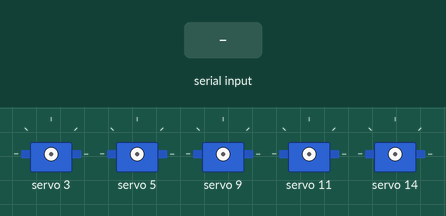
Simulated run of this sketch. Board: Arduino Uno, built with avr-gcc and run on an emulated ATmega328P. On the bench: 5 × servo. Inputs (shaded band) come from the test bench. What the sketch prints to the serial monitor is not drawn.

Above: at 2.7 s.
2.8 s: "scissors\n" received over Serial
4.3 s: "rock\n" received over Serial
At 5.5 s:
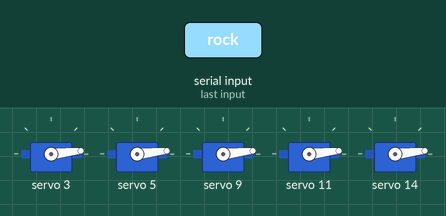
5.8 s: "paper\n" received over Serial
At 6.8 s:
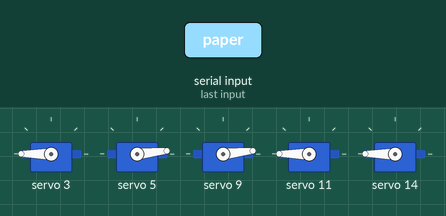
Timing chart, 0 to 8.3 s (numbered marks = the images above; inputs shaded):
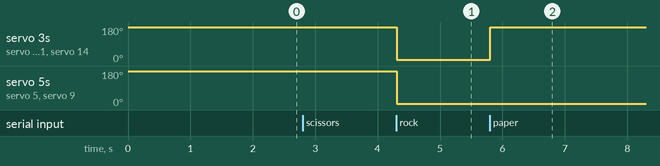

Measured:
- after the input at 4.3 s, servo 3, servo 5, servo 9, servo 11, servo 14: 180° → 6° at once
- after the input at 5.8 s, servo 3, servo 11, servo 14: 6° → 180° at once

The sketch:

arm.ino
```cpp
#include <Wire.h>
#include <Adafruit_PWMServoDriver.h>

// Define the PWM driver using the default address 0x40
Adafruit_PWMServoDriver pwm = Adafruit_PWMServoDriver(0x40);

// Define the frequency for the servos
#define SERVOMIN  150  // This is the 'minimum' pulse length count (out of 4096)
#define SERVOMAX  600  // This is the 'maximum' pulse length count (out of 4096)
#define FREQUENCY 60   // Analog servos run at ~50 Hz updates

// Define the servo channels for each finger
#define THUMB_CHANNEL     3
#define INDEX_CHANNEL     5
#define MIDDLE_CHANNEL    9
#define RING_CHANNEL      11
#define PINKY_CHANNEL     14


void setup() {
  Serial.begin(2000000);  // Initialize serial communication at 9600 baud
  Serial.println("Rock-Paper-Scissors Bionic Hand");

  // Initialize the PWM driver
  pwm.begin();
  pwm.setPWMFreq(FREQUENCY);  // Analog servos run at ~50 Hz updates
}

void setServoAngle(uint8_t channel, uint16_t angle) {
  uint16_t pulse = map(angle, 0, 180, SERVOMIN, SERVOMAX);
  pwm.setPWM(channel, 0, pulse);
}

void loop() {
  if (Serial.available()) {
 String gesture = Serial.readStringUntil('\n');   // Read a single character from the serial buffer
     gesture.trim();
    if (gesture == "scissors") {
      // Make rock gesture
      setServoAngle(THUMB_CHANNEL, 180);
      setServoAngle(INDEX_CHANNEL, 180);
      setServoAngle(MIDDLE_CHANNEL, 180);
      setServoAngle(RING_CHANNEL, 180);
      setServoAngle(PINKY_CHANNEL, 180);
    } else if (gesture == "rock") {
      // Make paper gesture
      setServoAngle(THUMB_CHANNEL, 0);
      setServoAngle(INDEX_CHANNEL, 0);
      setServoAngle(MIDDLE_CHANNEL, 0);
      setServoAngle(RING_CHANNEL, 0);
      setServoAngle(PINKY_CHANNEL, 0);
    } else if (gesture == "paper") {
      // Make scissors gesture
      setServoAngle(THUMB_CHANNEL, 180);
      setServoAngle(INDEX_CHANNEL, 0);
      setServoAngle(MIDDLE_CHANNEL, 0);
      setServoAngle(RING_CHANNEL, 180);
      setServoAngle(PINKY_CHANNEL, 180);
    } else {
      // Invalid gesture
      Serial.println("Invalid gesture!");
    }
  }
}
```
